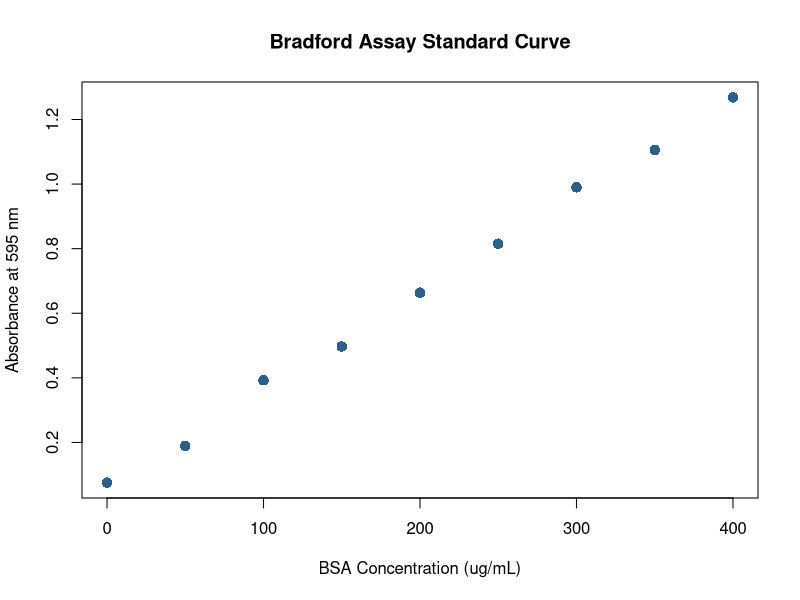
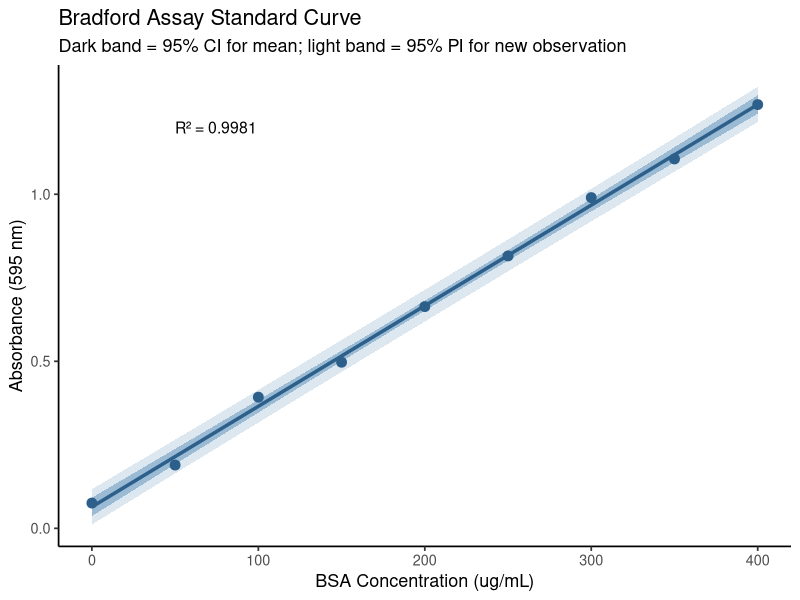
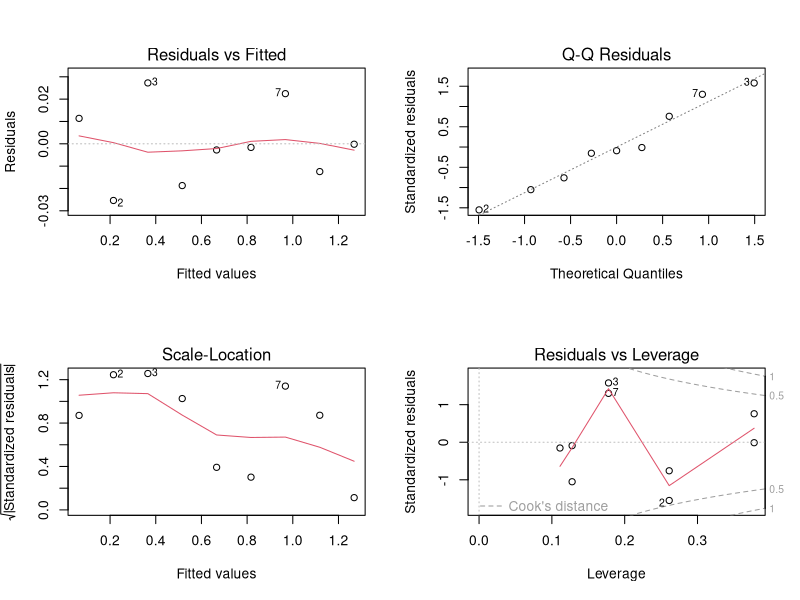
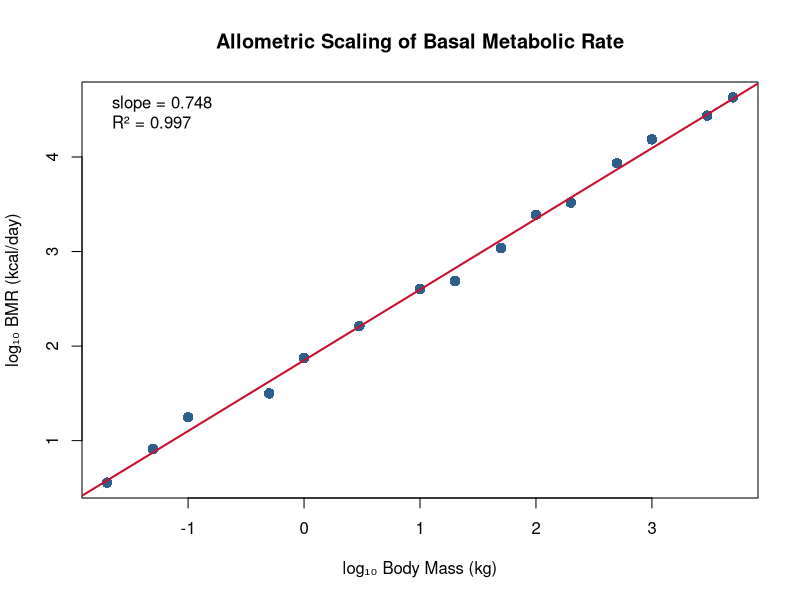

Reproduce these figures in R, in order.
## ---- chunk 1
knitr::opts_chunk$set(echo = TRUE)
## ---- chunk 2
# BSA standard concentrations (ug/mL) and measured absorbance (A595)
bsa_conc <- c(0, 50, 100, 150, 200, 250, 300, 350, 400)
absorbance <- c(0.041, 0.189, 0.352, 0.508, 0.667, 0.821, 0.979, 1.128, 1.276) +
              rnorm(9, 0, 0.018)

# Always visualise first
plot(bsa_conc, absorbance,
     pch  = 16,
     col  = "#2C5F8A",
     cex  = 1.4,
     xlab = "BSA Concentration (ug/mL)",
     ylab = "Absorbance at 595 nm",
     main = "Bradford Assay Standard Curve")
## ---- chunk 3
# Fit the regression model
bradford_model <- lm(absorbance ~ bsa_conc)

# Examine the full summary
summary(bradford_model)
## ---- chunk 4
library(ggplot2)

# Create a data frame for ggplot
bradford_df <- data.frame(conc = bsa_conc, abs = absorbance)

# New x values for smooth confidence band
new_conc <- data.frame(bsa_conc = seq(0, 400, by = 5))

# Confidence band (uncertainty in the mean prediction)
ci_band <- predict(bradford_model, newdata = new_conc,
                   interval = "confidence", level = 0.95)

# Prediction band (uncertainty for a new single measurement)
pi_band <- predict(bradford_model, newdata = new_conc,
                   interval = "prediction", level = 0.95)

band_df <- data.frame(new_conc,
                       fit    = ci_band[, "fit"],
                       ci_lo  = ci_band[, "lwr"],
                       ci_hi  = ci_band[, "upr"],
                       pi_lo  = pi_band[, "lwr"],
                       pi_hi  = pi_band[, "upr"])

ggplot(bradford_df, aes(x = conc, y = abs)) +
  geom_ribbon(data = band_df, aes(x = bsa_conc, ymin = pi_lo, ymax = pi_hi),
              fill = "#A8C4D9", alpha = 0.4, inherit.aes = FALSE) +
  geom_ribbon(data = band_df, aes(x = bsa_conc, ymin = ci_lo, ymax = ci_hi),
              fill = "#5B8DB8", alpha = 0.5, inherit.aes = FALSE) +
  geom_line(data = band_df, aes(x = bsa_conc, y = fit),
            colour = "#2C5F8A", linewidth = 1.2, inherit.aes = FALSE) +
  geom_point(colour = "#2C5F8A", size = 3) +
  annotate("text", x = 50, y = 1.2,
           label = paste0("R² = ", round(summary(bradford_model)$r.squared, 4)),
           hjust = 0, size = 4) +
  labs(title    = "Bradford Assay Standard Curve",
       subtitle = "Dark band = 95% CI for mean; light band = 95% PI for new observation",
       x        = "BSA Concentration (ug/mL)",
       y        = "Absorbance (595 nm)") +
  theme_classic(base_size = 13)
## ---- chunk 5
# Three unknown samples were measured at these absorbances:
unknown_abs <- c(0.55, 0.88, 1.10)

# Invert the regression: concentration = (absorbance - intercept) / slope
intercept <- coef(bradford_model)[1]
slope     <- coef(bradford_model)[2]

predicted_conc <- (unknown_abs - intercept) / slope
cat("Predicted concentrations (ug/mL):\n")
print(round(predicted_conc, 1))
## ---- chunk 6
# Or use predict() directly (predict absorbance from concentration)
# For inverse prediction, you can also use the equation above
# Let's confirm: what absorbance do we expect at 175 ug/mL?
predict(bradford_model,
        newdata  = data.frame(bsa_conc = 175),
        interval = "prediction")
## ---- chunk 7
par(mfrow = c(2, 2))
plot(bradford_model)
par(mfrow = c(1, 1))
## ---- chunk 8
set.seed(88)
# Mammal body mass (kg) and BMR (kcal/day) — realistic scale range
body_mass <- c(0.02, 0.05, 0.1, 0.5, 1, 3, 10, 20, 50, 100, 200, 500, 1000, 3000, 5000)
bmr       <- 70 * (body_mass^0.75) * exp(rnorm(15, 0, 0.15))

# Linear regression on log-log scale
log_mass <- log10(body_mass)
log_bmr  <- log10(bmr)

allometry_model <- lm(log_bmr ~ log_mass)
summary(allometry_model)
## ---- chunk 9
# The slope on log-log scale = the allometric exponent
cat("Allometric exponent (slope on log-log scale):",
    round(coef(allometry_model)[2], 3), "\n")
cat("Expected from Kleiber's law: ~0.75\n")
## ---- chunk 10
plot(log_mass, log_bmr,
     pch  = 16, col = "#2C5F8A", cex = 1.4,
     xlab = "log₁₀ Body Mass (kg)",
     ylab = "log₁₀ BMR (kcal/day)",
     main = "Allometric Scaling of Basal Metabolic Rate")
abline(allometry_model, col = "#C8102E", lwd = 2)
legend("topleft",
       legend = c(paste0("slope = ", round(coef(allometry_model)[2], 3)),
                  paste0("R² = ", round(summary(allometry_model)$r.squared, 3))),
       bty = "n")
